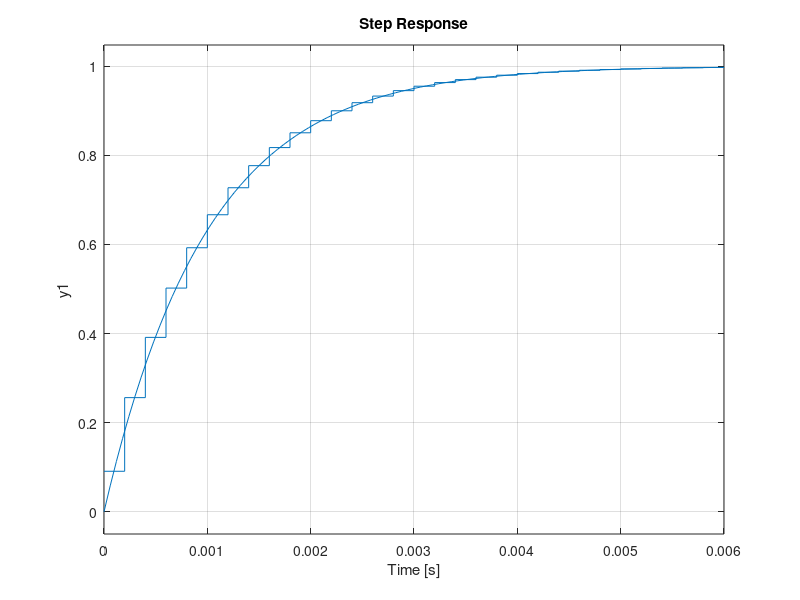

Write the MATLAB code that produced this figure.
% (aula do dia 21/08) -> scripts passados em sala de aula. 

s = tf('s');
g = 1000/(s + 1000);
step(g);

% sistema discreto gz.
% 0.2/1000 define a taxa de amostragem do sistema.
gz = c2d(g, 0.2/1000, 'tustin');

%hold: segura a figura anterior
hold;

step(gz);

clc;
